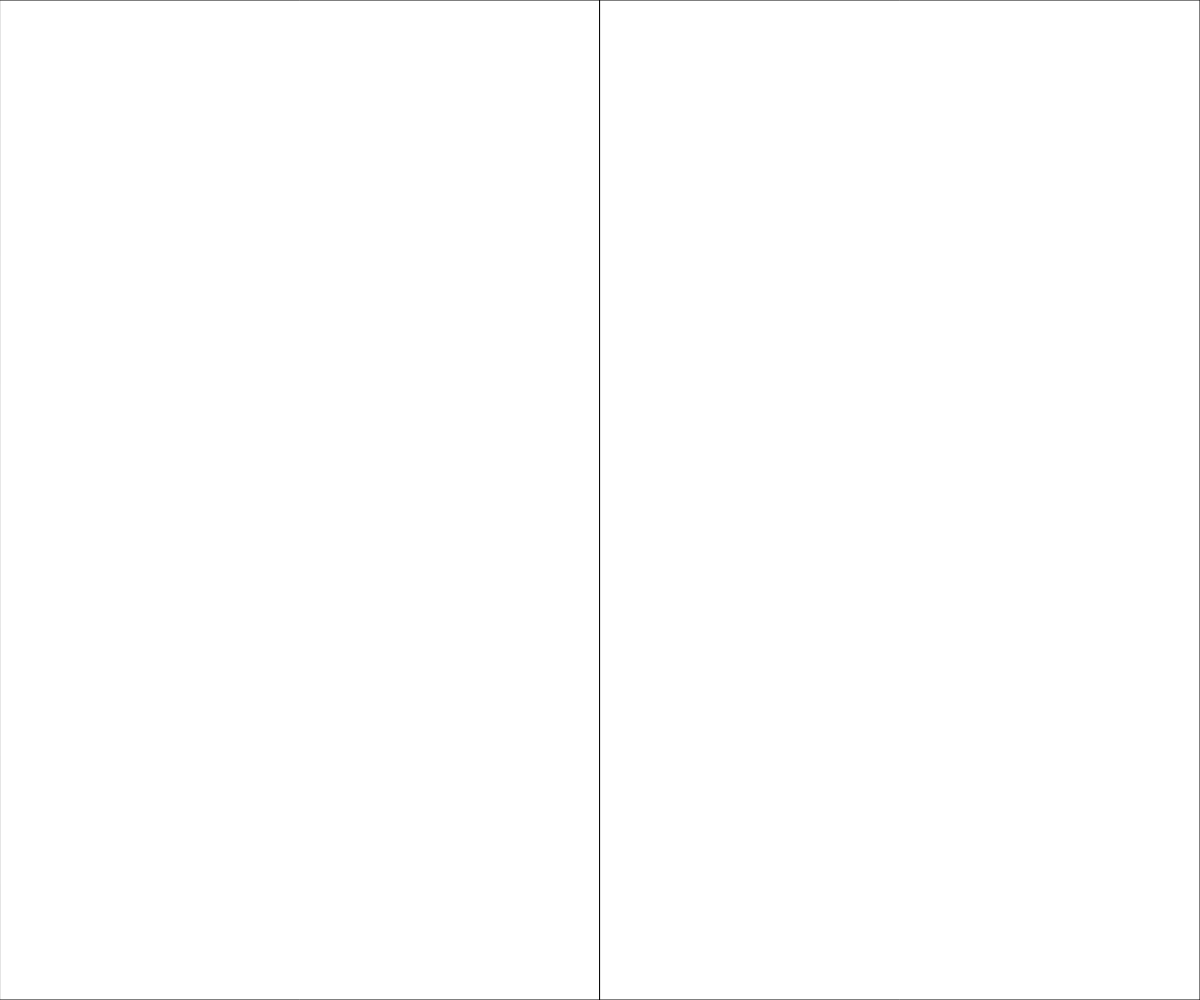
Frame 1 (no input)
Frame 60 (no input): identical to frame 1, image omitted
Frame 120 (the mouse pressed at the canvas centre since frame 60): identical to frame 1, image omitted

The p5.js sketch that drew this single still picture (run headless with seeded random() and noise() and a simulated clock; from frame 60 on, the mouse is pressed at the canvas centre):

// p5.js sketch
// ── sketch.js
// Project Title
// Your Name
// Date
//
// Extra for Experts:
// - describe what you did to take this project "above and beyond"

// GLobal variables
let mouseSide; // numbers would be best for this

function setup() {
  createCanvas(windowWidth, windowHeight);
  updateMouseState();
  
}

function draw() {
  background(220);
  updateMouseState();
  renderSquares();
}

function updateMouseState(){
  // figure if mouse is left or right
  if (mouseX > width/2){
    mouseSide = "right";
  }
  else mouseSide = "left";
  print(mouseSide)
}
function renderSquares(){
  // drwa the two rectangles on either half of canvas
  rect(0,0,width/2,height); // first square on the left
  rect(width/2,0,width/2,height); // second square starting immediately when the first sqaure stopped
}
